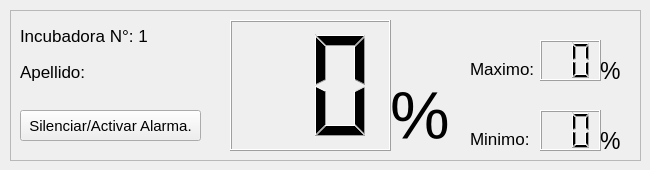
    <widget class="QWidget" name="tab_1">
     <attribute name="title">
      <string>Monitoreo.</string>
     </attribute>
     <widget class="QFrame" name="frame">
      <property name="geometry">
       <rect>
        <x>10</x>
        <y>10</y>
        <width>631</width>
        <height>151</height>
       </rect>
      </property>
      <property name="font">
       <font>
        <pointsize>11</pointsize>
       </font>
      </property>
      <property name="styleSheet">
       <string notr="true">selection-color: qlineargradient(spread:reflect, x1:0, y1:0, x2:1, y2:0, stop:1 rgba(188, 233, 255, 255));</string>
      </property>
      <property name="frameShape">
       <enum>QFrame::StyledPanel</enum>
      </property>
      <property name="frameShadow">
       <enum>QFrame::Raised</enum>
      </property>
      <widget class="QLCDNumber" name="lcdNumber">
       <property name="geometry">
        <rect>
         <x>220</x>
         <y>10</y>
         <width>161</width>
         <height>131</height>
        </rect>
       </property>
       <property name="sizePolicy">
        <sizepolicy hsizetype="Minimum" vsizetype="Minimum">
         <horstretch>0</horstretch>
         <verstretch>0</verstretch>
        </sizepolicy>
       </property>
       <property name="font">
        <font>
         <pointsize>11</pointsize>
        </font>
       </property>
       <property name="smallDecimalPoint">
        <bool>true</bool>
       </property>
       <property name="digitCount">
        <number>2</number>
       </property>
       <property name="mode">
        <enum>QLCDNumber::Dec</enum>
       </property>
       <property name="segmentStyle">
        <enum>QLCDNumber::Filled</enum>
       </property>
      </widget>
      <widget class="QLCDNumber" name="lcdNumber_2">
       <property name="geometry">
        <rect>
         <x>530</x>
         <y>30</y>
         <width>61</width>
         <height>41</height>
        </rect>
       </property>
       <property name="digitCount">
        <number>2</number>
       </property>
      </widget>
      <widget class="QLCDNumber" name="lcdNumber_3">
       <property name="geometry">
        <rect>
         <x>530</x>
         <y>100</y>
         <width>61</width>
         <height>41</height>
        </rect>
       </property>
       <property name="digitCount">
        <number>2</number>
       </property>
      </widget>
      <widget class="QPushButton" name="pushButton">
       <property name="geometry">
        <rect>
         <x>10</x>
         <y>100</y>
         <width>181</width>
         <height>31</height>
        </rect>
       </property>
       <property name="font">
        <font>
         <pointsize>11</pointsize>
        </font>
       </property>
       <property name="text">
        <string>Silenciar/Activar Alarma.</string>
       </property>
      </widget>
      <widget class="QLabel" name="label">
       <property name="geometry">
        <rect>
         <x>10</x>
         <y>10</y>
         <width>181</width>
         <height>31</height>
        </rect>
       </property>
       <property name="font">
        <font>
         <pointsize>13</pointsize>
        </font>
       </property>
       <property name="text">
        <string>Incubadora N°: 1</string>
       </property>
      </widget>
      <widget class="QLabel" name="label_2">
       <property name="geometry">
        <rect>
         <x>10</x>
         <y>46</y>
         <width>201</width>
         <height>31</height>
        </rect>
       </property>
       <property name="font">
        <font>
         <pointsize>13</pointsize>
        </font>
       </property>
       <property name="text">
        <string>Apellido:</string>
       </property>
      </widget>
      <widget class="QLabel" name="label_3">
       <property name="geometry">
        <rect>
         <x>460</x>
         <y>50</y>
         <width>71</width>
         <height>17</height>
        </rect>
       </property>
       <property name="font">
        <font>
         <pointsize>13</pointsize>
        </font>
       </property>
       <property name="text">
        <string>Maximo:</string>
       </property>
      </widget>
      <widget class="QLabel" name="label_4">
       <property name="geometry">
        <rect>
         <x>460</x>
         <y>120</y>
         <width>61</width>
         <height>17</height>
        </rect>
       </property>
       <property name="font">
        <font>
         <pointsize>13</pointsize>
        </font>
       </property>
       <property name="text">
        <string>Minimo:</string>
       </property>
      </widget>
      <widget class="QLabel" name="label_5">
       <property name="geometry">
        <rect>
         <x>380</x>
         <y>70</y>
         <width>71</width>
         <height>71</height>
        </rect>
       </property>
       <property name="font">
        <font>
         <pointsize>50</pointsize>
        </font>
       </property>
       <property name="text">
        <string>%</string>
       </property>
      </widget>
      <widget class="QLabel" name="label_6">
       <property name="geometry">
        <rect>
         <x>590</x>
         <y>50</y>
         <width>31</width>
         <height>21</height>
        </rect>
       </property>
       <property name="font">
        <font>
         <pointsize>17</pointsize>
        </font>
       </property>
       <property name="text">
        <string>%</string>
       </property>
      </widget>
      <widget class="QLabel" name="label_7">
       <property name="geometry">
        <rect>
         <x>590</x>
         <y>120</y>
         <width>31</width>
         <height>21</height>
        </rect>
       </property>
       <property name="font">
        <font>
         <pointsize>17</pointsize>
        </font>
       </property>
       <property name="text">
        <string>%</string>
       </property>
      </widget>
      <zorder>lcdNumber</zorder>
      <zorder>lcdNumber_2</zorder>
      <zorder>lcdNumber_3</zorder>
      <zorder>label</zorder>
      <zorder>label_2</zorder>
      <zorder>label_3</zorder>
      <zorder>label_4</zorder>
      <zorder>label_5</zorder>
      <zorder>label_6</zorder>
      <zorder>label_7</zorder>
      <zorder>pushButton</zorder>
     </widget>
    </widget>
